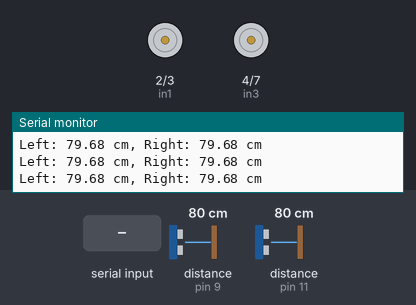
Recording of a sketch running on a simulated Arduino Uno, built with avr-gcc and run on an emulated ATmega328P. Parts: motor-driver pin pairs drawn as motors (green arrow = first pin HIGH = forward, orange = second pin HIGH = backward, longer = more drive, scaled by the enable pin), the last lines printed to the serial monitor. Wiring (inferred from the names in the program): 2 × ultrasonic range finder: trigger pin 8, echo pin 9 / trigger pin 10, echo pin 11. The inputs (shaded band) are chosen by the test bench; at power-on: distance to the obstacle (sensors on pin 11, pin 9) 80 cm. The echo pulse lasts 58.3 µs per cm.

Above: at 2.8 s.
2.9 s: "Z" received over Serial
At 3.6 s:
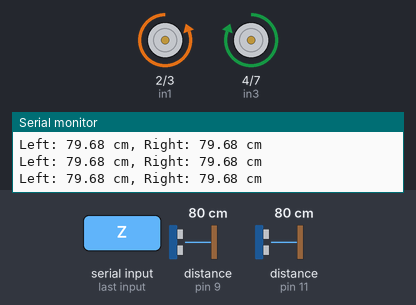
4.4 s: "F" received over Serial
At 4.7 s:
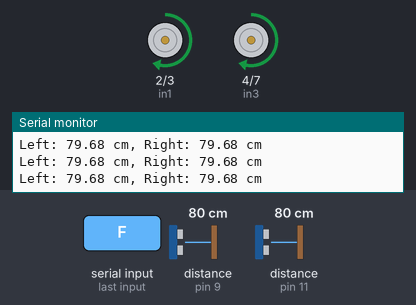
5.9 s: "L" received over Serial
At 7.1 s:
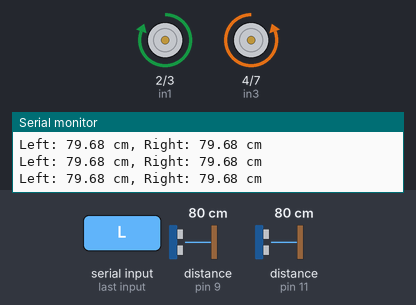
7.4 s: "D" received over Serial
At 8.2 s:
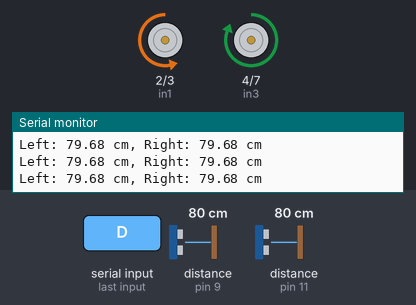
13.4 s: distance to the obstacle (sensor on pin 11) set to 54 cm
14.9 s: distance to the obstacle (sensor on pin 11) set to 46 cm
At 16.1 s:
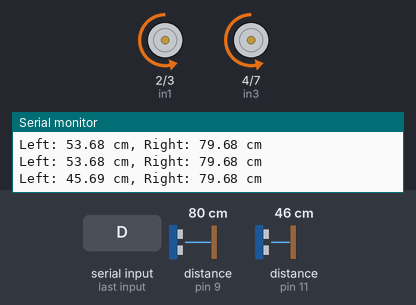
Timing chart, 0 to 18.9 s (numbered marks = the images above; inputs shaded):
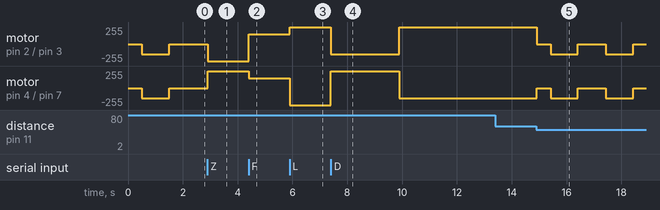

Measured:
- the behaviour switches between 51 and 50 cm on distance to the obstacle (sensor on pin 11) (found by bisection; images 4 and 5)
- after the input at 2.9 s, motor on pin 2 (in1) / pin 3 (in2): stopped → backward 255/255 at once; motor on pin 4 (in3) / pin 7 (in4): stopped → forward 255/255 at once
- after the input at 4.4 s, motor on pin 2 (in1) / pin 3 (in2): backward 255/255 → forward 150/255 at once; motor on pin 4 (in3) / pin 7 (in4): forward 255/255 → forward 150/255 at once
- after the input at 5.9 s, motor on pin 2 (in1) / pin 3 (in2): forward 150/255 → forward 255/255 at once; motor on pin 4 (in3) / pin 7 (in4): forward 150/255 → backward 255/255 at once
- after the input at 7.4 s, motor on pin 2 (in1) / pin 3 (in2): forward 255/255 → backward 150/255 at once, → forward 255/255 2.5 s later; motor on pin 4 (in3) / pin 7 (in4): backward 255/255 → forward 255/255 at once, → backward 150/255 2.5 s later
- after the input at 14.9 s, motor on pin 2 (in1) / pin 3 (in2), motor on pin 4 (in3) / pin 7 (in4): goes stopped 0.50 s, backward 150/255 1.0 s, stopped 1.0 s, backward 150/255 1.0 s, then stopped, starting at once

The sketch:

BluetoothCar.ino
```cpp
const int trigPinLeft = 10;
const int echoPinLeft = 11;
const int trigPinRight = 8;
const int echoPinRight = 9;

int in1 = 2;
int in2 = 3;
int in3 = 4;
int in4 = 7;
int enA = 5;
int enB = 6;

const int IR1 = A3, IR2 = A2; // Infrared sensors
int data;

const int trigPin = 0;  // Ultrasonic sensor for distance
const int echoPin = 1;
float distanceLeft = 0;
float distanceRight = 0;
float lastMeasurementTime = 0;
unsigned long currentTime = 0;

void setup() {
  Serial.begin(9600);  // Start Serial communication

  // Set motor control pins as OUTPUT
  pinMode(in1, OUTPUT);
  pinMode(in2, OUTPUT);
  pinMode(in3, OUTPUT);
  pinMode(in4, OUTPUT);
  pinMode(enA, OUTPUT);
  pinMode(enB, OUTPUT);

  // Set ultrasonic sensor pins
  pinMode(trigPin, OUTPUT);
  pinMode(echoPin, INPUT);
  pinMode(trigPinLeft, OUTPUT);
  pinMode(echoPinLeft, INPUT);
  pinMode(trigPinRight, OUTPUT);
  pinMode(echoPinRight, INPUT);
}

void loop() {
  currentTime = millis();  // Get current time for distance measurement

  // Read ultrasonic sensors if 50ms have passed
  if (currentTime - lastMeasurementTime > 50) {
    lastMeasurementTime = currentTime;

    // Measure left sensor
    digitalWrite(trigPinLeft, LOW);
    delayMicroseconds(2);
    digitalWrite(trigPinLeft, HIGH);
    delayMicroseconds(10);
    digitalWrite(trigPinLeft, LOW);
    float durationLeft = pulseIn(echoPinLeft, HIGH);
    distanceLeft = (durationLeft * 0.0343) / 2;

    // Measure right sensor
    digitalWrite(trigPinRight, LOW);
    delayMicroseconds(2);
    digitalWrite(trigPinRight, HIGH);
    delayMicroseconds(10);
    digitalWrite(trigPinRight, LOW);
    float durationRight = pulseIn(echoPinRight, HIGH);
    distanceRight = (durationRight * 0.0343) / 2;

    // Print sensor readings for debugging
    Serial.print("Left: ");
    Serial.print(distanceLeft);
    Serial.print(" cm, Right: ");
    Serial.print(distanceRight);
    Serial.println(" cm");
  }

  // Obstacle detection logic
  if (distanceLeft <= 50 || distanceRight <= 50) {
    stopCar(); // Stop the car if an obstacle is detected
    delay(500); // Wait for a while
    backupCar(); // Backup the car
    delay(1000); // Backup for 1 second
    stopCar(); // Stop after backing up
    delay(500); // Wait before resuming normal operation
  }

  // Check if data is available from Bluetooth/Serial
  if (Serial.available() > 0) {
    data = Serial.read();  // Read incoming data

    // Handle different control commands from Bluetooth
    if (data == 'Z') { // IR control (based on IR sensor values)
      handleIRControl();
    }
    else if (data == 'F') { // Move forward
      moveForward();
    }
    else if (data == 'B') { // Move backward
      moveBackward();
    }
    else if (data == 'L') { // Turn left
      turnLeft();
    }
    else if (data == 'R') { // Turn right
      turnRight();
    }
    else if (data == 'S') { // Stop
      stopCar();
    }
    else if (data == 'D') { // Spin/turn (example of custom behavior)
      spinAround();
    }
  }
}

void moveForward() {
  digitalWrite(in1, HIGH);
  digitalWrite(in2, LOW);
  digitalWrite(in3, HIGH);
  digitalWrite(in4, LOW);
  analogWrite(enA, 150);  // Speed control
  analogWrite(enB, 150);  // Speed control
}

void moveBackward() {
  digitalWrite(in1, LOW);
  digitalWrite(in2, HIGH);
  digitalWrite(in3, LOW);
  digitalWrite(in4, HIGH);
  analogWrite(enA, 150);  // Speed control
  analogWrite(enB, 150);  // Speed control
}

void turnLeft() {
  digitalWrite(in1, HIGH);
  digitalWrite(in2, LOW);
  digitalWrite(in3, LOW);
  digitalWrite(in4, HIGH);
  analogWrite(enA, 255);  // Full speed
  analogWrite(enB, 255);  // Full speed
}

void turnRight() {
  digitalWrite(in1, LOW);
  digitalWrite(in2, HIGH);
  digitalWrite(in3, HIGH);
  digitalWrite(in4, LOW);
  analogWrite(enA, 255);  // Full speed
  analogWrite(enB, 255);  // Full speed
}

void stopCar() {
  digitalWrite(in1, LOW);
  digitalWrite(in2, LOW);
  digitalWrite(in3, LOW);
  digitalWrite(in4, LOW);
  analogWrite(enA, 0);    // Stop motors
  analogWrite(enB, 0);    // Stop motors
}

void backupCar() {
  digitalWrite(in1, LOW);
  digitalWrite(in2, HIGH);
  digitalWrite(in3, LOW);
  digitalWrite(in4, HIGH);
  analogWrite(enA, 150);  // Speed control
  analogWrite(enB, 150);  // Speed control
}

void handleIRControl() {
  int Right = analogRead(IR2);
  int Left = analogRead(IR1);

  if ((Right > 900) && (Left > 300)) { // Move straight
    moveForward();
  } else if ((Right < 900) && (Left < 300)) { // Stop
    stopCar();
  } else if ((Right < 900) && (Left > 300)) { // Turn right
    turnRight();
  } else if ((Right > 900) && (Left < 300)) { // Turn left
    turnLeft();
  }
}

void spinAround() {
  // Spin for 2.5 seconds
  digitalWrite(in1, LOW);
  digitalWrite(in2, HIGH);
  digitalWrite(in3, HIGH);
  digitalWrite(in4, LOW);
  analogWrite(enA, 150);
  analogWrite(enB, 255);
  delay(2500);

  // Reverse direction for 2.5 seconds
  digitalWrite(in1, HIGH);
  digitalWrite(in2, LOW);
  digitalWrite(in3, LOW);
  digitalWrite(in4, HIGH);
  analogWrite(enA, 255);
  analogWrite(enB, 150);
  delay(2500);
}
```
